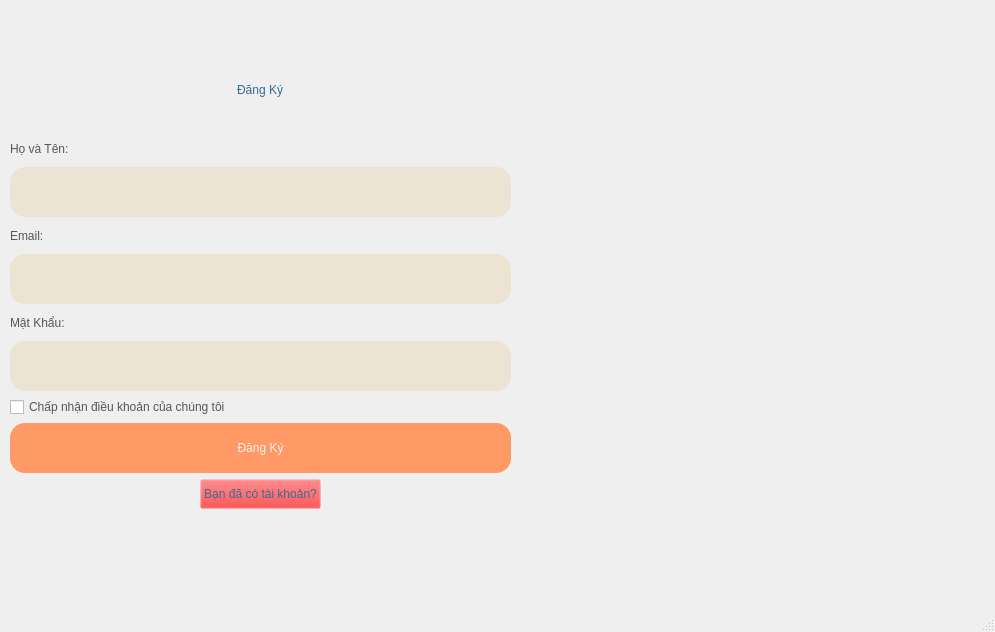
<?xml version="1.0" encoding="UTF-8"?>
<ui version="4.0">
 <class>MainWindow</class>
 <widget class="QMainWindow" name="MainWindow">
  <property name="geometry">
   <rect>
    <x>0</x>
    <y>0</y>
    <width>995</width>
    <height>632</height>
   </rect>
  </property>
  <property name="windowTitle">
   <string>MainWindow</string>
  </property>
  <widget class="QWidget" name="centralwidget">
   <widget class="QLabel" name="label_8">
    <property name="geometry">
     <rect>
      <x>240</x>
      <y>60</y>
      <width>111</width>
      <height>71</height>
     </rect>
    </property>
    <property name="text">
     <string/>
    </property>
    <property name="pixmap">
     <pixmap>../../gesrdfg-removebg-preview.png</pixmap>
    </property>
    <property name="scaledContents">
     <bool>true</bool>
    </property>
   </widget>
   <widget class="QLabel" name="label_5">
    <property name="geometry">
     <rect>
      <x>-50</x>
      <y>490</y>
      <width>101</width>
      <height>111</height>
     </rect>
    </property>
    <property name="text">
     <string/>
    </property>
    <property name="pixmap">
     <pixmap>../../WDSAVG-removebg-preview.png</pixmap>
    </property>
    <property name="scaledContents">
     <bool>true</bool>
    </property>
   </widget>
   <widget class="QLabel" name="label_10">
    <property name="geometry">
     <rect>
      <x>460</x>
      <y>30</y>
      <width>91</width>
      <height>101</height>
     </rect>
    </property>
    <property name="text">
     <string/>
    </property>
    <property name="pixmap">
     <pixmap>../../csdfsd-removebg-preview.png</pixmap>
    </property>
    <property name="scaledContents">
     <bool>true</bool>
    </property>
   </widget>
   <widget class="QLabel" name="label_11">
    <property name="geometry">
     <rect>
      <x>-140</x>
      <y>470</y>
      <width>161</width>
      <height>121</height>
     </rect>
    </property>
    <property name="text">
     <string/>
    </property>
    <property name="pixmap">
     <pixmap>../../dvdbvfd-removebg-preview.png</pixmap>
    </property>
    <property name="scaledContents">
     <bool>true</bool>
    </property>
   </widget>
   <widget class="QWidget" name="widget_4" native="true">
    <property name="geometry">
     <rect>
      <x>10</x>
      <y>50</y>
      <width>501</width>
      <height>481</height>
     </rect>
    </property>
    <layout class="QVBoxLayout" name="verticalLayout_4">
     <property name="spacing">
      <number>6</number>
     </property>
     <property name="topMargin">
      <number>0</number>
     </property>
     <property name="bottomMargin">
      <number>22</number>
     </property>
     <item>
      <widget class="QWidget" name="widget_6" native="true">
       <property name="maximumSize">
        <size>
         <width>16777215</width>
         <height>80</height>
        </size>
       </property>
       <layout class="QVBoxLayout" name="verticalLayout_5">
        <item alignment="Qt::AlignHCenter">
         <widget class="QLabel" name="label_7">
          <property name="styleSheet">
           <string notr="true">color: #356a9c;
font: 20pt &quot;Bahnschrift&quot;;</string>
          </property>
          <property name="text">
           <string>Đăng Ký</string>
          </property>
         </widget>
        </item>
       </layout>
      </widget>
     </item>
     <item>
      <widget class="QLabel" name="label_2">
       <property name="maximumSize">
        <size>
         <width>16777215</width>
         <height>25</height>
        </size>
       </property>
       <property name="styleSheet">
        <string notr="true">font: 12pt &quot;Bahnschrift&quot;;
color: #575556;</string>
       </property>
       <property name="text">
        <string>Họ và Tên:</string>
       </property>
      </widget>
     </item>
     <item>
      <widget class="QLineEdit" name="txtFullName">
       <property name="maximumSize">
        <size>
         <width>16777215</width>
         <height>50</height>
        </size>
       </property>
       <property name="styleSheet">
        <string notr="true">background-color: #ECE3D2;
color: #356A9C;
font: 12pt &quot;Segoe UI&quot;;
border-radius: 15px;
padding-left: 5px;</string>
       </property>
      </widget>
     </item>
     <item>
      <widget class="QLabel" name="label_4">
       <property name="maximumSize">
        <size>
         <width>16777215</width>
         <height>25</height>
        </size>
       </property>
       <property name="styleSheet">
        <string notr="true">font: 12pt &quot;Bahnschrift&quot;;
color: #575556;</string>
       </property>
       <property name="text">
        <string>Email:</string>
       </property>
      </widget>
     </item>
     <item>
      <widget class="QLineEdit" name="txtEmail">
       <property name="maximumSize">
        <size>
         <width>16777215</width>
         <height>50</height>
        </size>
       </property>
       <property name="styleSheet">
        <string notr="true">background-color: #ECE3D2;
color: #356A9C;
font: 12pt &quot;Segoe UI&quot;;
border-radius: 15px;
padding-left: 5px;</string>
       </property>
      </widget>
     </item>
     <item>
      <widget class="QLabel" name="label_6">
       <property name="maximumSize">
        <size>
         <width>16777215</width>
         <height>25</height>
        </size>
       </property>
       <property name="styleSheet">
        <string notr="true">font: 12pt &quot;Bahnschrift&quot;;
color: #575556;</string>
       </property>
       <property name="text">
        <string>Mật Khẩu:</string>
       </property>
      </widget>
     </item>
     <item>
      <widget class="QLineEdit" name="txtPassword">
       <property name="maximumSize">
        <size>
         <width>16777215</width>
         <height>50</height>
        </size>
       </property>
       <property name="styleSheet">
        <string notr="true">background-color: #ECE3D2;
color: #356A9C;
font: 12pt &quot;Segoe UI&quot;;
border-radius: 15px;
padding-left: 5px;</string>
       </property>
       <property name="echoMode">
        <enum>QLineEdit::Normal</enum>
       </property>
      </widget>
     </item>
     <item>
      <widget class="QCheckBox" name="checkBox">
       <property name="cursor">
        <cursorShape>PointingHandCursor</cursorShape>
       </property>
       <property name="styleSheet">
        <string notr="true">font: 9pt &quot;Bahnschrift&quot;;
color: #575556;</string>
       </property>
       <property name="text">
        <string>Chấp nhận điều khoản của chúng tôi</string>
       </property>
      </widget>
     </item>
     <item>
      <widget class="QPushButton" name="btnRegister">
       <property name="minimumSize">
        <size>
         <width>0</width>
         <height>50</height>
        </size>
       </property>
       <property name="maximumSize">
        <size>
         <width>16777215</width>
         <height>50</height>
        </size>
       </property>
       <property name="cursor">
        <cursorShape>PointingHandCursor</cursorShape>
       </property>
       <property name="styleSheet">
        <string notr="true">border-radius: 15px;
font: 600 16pt &quot;Bahnschrift&quot;;
background-color: #FF9966;
color: #F8F2EC;

</string>
       </property>
       <property name="text">
        <string>Đăng Ký</string>
       </property>
      </widget>
     </item>
     <item alignment="Qt::AlignHCenter">
      <widget class="QPushButton" name="btnLogin">
       <property name="minimumSize">
        <size>
         <width>52</width>
         <height>30</height>
        </size>
       </property>
       <property name="maximumSize">
        <size>
         <width>200</width>
         <height>30</height>
        </size>
       </property>
       <property name="cursor">
        <cursorShape>PointingHandCursor</cursorShape>
       </property>
       <property name="styleSheet">
        <string notr="true">font: 12pt &quot;Bahnschrift&quot;;
color: #356a9c;
background-color: rgba(255, 0, 0, 0);
</string>
       </property>
       <property name="text">
        <string>Bạn đã có tài khoản?</string>
       </property>
      </widget>
     </item>
    </layout>
   </widget>
   <widget class="QLabel" name="label">
    <property name="geometry">
     <rect>
      <x>540</x>
      <y>0</y>
      <width>451</width>
      <height>581</height>
     </rect>
    </property>
    <property name="text">
     <string/>
    </property>
    <property name="pixmap">
     <pixmap>../image/banner.JPG</pixmap>
    </property>
    <property name="scaledContents">
     <bool>true</bool>
    </property>
   </widget>
   <widget class="QLabel" name="label_9">
    <property name="geometry">
     <rect>
      <x>-60</x>
      <y>10</y>
      <width>181</width>
      <height>28</height>
     </rect>
    </property>
    <property name="text">
     <string/>
    </property>
    <property name="pixmap">
     <pixmap>../../zczczdc-removebg-preview.png</pixmap>
    </property>
    <property name="scaledContents">
     <bool>true</bool>
    </property>
   </widget>
  </widget>
  <widget class="QMenuBar" name="menubar">
   <property name="geometry">
    <rect>
     <x>0</x>
     <y>0</y>
     <width>995</width>
     <height>21</height>
    </rect>
   </property>
  </widget>
  <widget class="QStatusBar" name="statusbar"/>
 </widget>
 <resources/>
 <connections/>
</ui>
